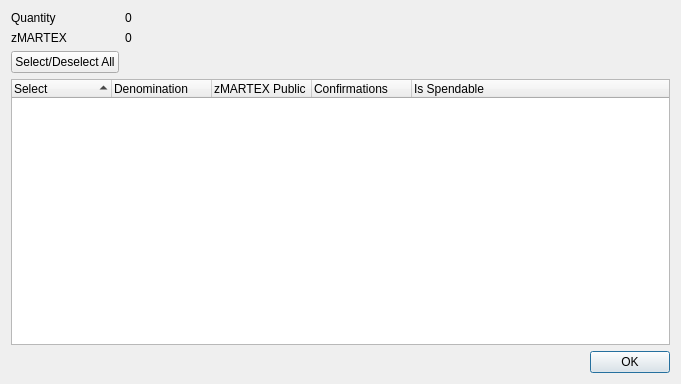
<?xml version="1.0" encoding="UTF-8"?>
<ui version="4.0">
 <class>ZMarteXControlDialog</class>
 <widget class="QDialog" name="ZMarteXControlDialog">
  <property name="geometry">
   <rect>
    <x>0</x>
    <y>0</y>
    <width>681</width>
    <height>384</height>
   </rect>
  </property>
  <property name="minimumSize">
   <size>
    <width>681</width>
    <height>384</height>
   </size>
  </property>
  <property name="windowTitle">
   <string>Select zMARTEX to Spend</string>
  </property>
  <layout class="QGridLayout" name="gridLayout">
   <item row="0" column="0">
    <layout class="QFormLayout" name="formLayout">
     <property name="sizeConstraint">
      <enum>QLayout::SetDefaultConstraint</enum>
     </property>
     <item row="0" column="0">
      <widget class="QLabel" name="labelQuantity">
       <property name="text">
        <string>Quantity</string>
       </property>
      </widget>
     </item>
     <item row="0" column="1">
      <widget class="QLabel" name="labelQuantity_int">
       <property name="text">
        <string>0</string>
       </property>
      </widget>
     </item>
     <item row="1" column="0">
      <widget class="QLabel" name="labelZMarteX">
       <property name="text">
        <string>zMARTEX</string>
       </property>
      </widget>
     </item>
     <item row="1" column="1">
      <widget class="QLabel" name="labelZMarteX_int">
       <property name="text">
        <string>0</string>
       </property>
      </widget>
     </item>
     <item row="2" column="0">
      <widget class="QPushButton" name="pushButtonAll">
       <property name="text">
        <string>Select/Deselect All</string>
       </property>
      </widget>
     </item>
    </layout>
   </item>
   <item row="1" column="0">
    <layout class="QVBoxLayout" name="verticalLayout">
     <item>
      <widget class="QTreeWidget" name="treeWidget">
       <property name="minimumSize">
        <size>
         <width>0</width>
         <height>250</height>
        </size>
       </property>
       <property name="alternatingRowColors">
        <bool>true</bool>
       </property>
       <property name="sortingEnabled">
        <bool>true</bool>
       </property>
       <property name="columnCount">
        <number>5</number>
       </property>
       <attribute name="headerDefaultSectionSize">
        <number>100</number>
       </attribute>
       <column>
        <property name="text">
         <string notr="true">Select</string>
        </property>
       </column>
       <column>
        <property name="text">
         <string notr="true">Denomination</string>
        </property>
       </column>
       <column>
        <property name="text">
         <string notr="true">zMARTEX Public ID</string>
        </property>
       </column>
       <column>
        <property name="text">
         <string notr="true">Confirmations</string>
        </property>
       </column>
       <column>
        <property name="text">
         <string>Is Spendable</string>
        </property>
       </column>
      </widget>
     </item>
     <item>
      <widget class="QDialogButtonBox" name="buttonBox">
       <property name="orientation">
        <enum>Qt::Horizontal</enum>
       </property>
       <property name="standardButtons">
        <set>QDialogButtonBox::Ok</set>
       </property>
      </widget>
     </item>
    </layout>
   </item>
  </layout>
 </widget>
 <resources/>
 <connections>
  <connection>
   <sender>buttonBox</sender>
   <signal>accepted()</signal>
   <receiver>ZMarteXControlDialog</receiver>
   <slot>accept()</slot>
   <hints>
    <hint type="sourcelabel">
     <x>248</x>
     <y>254</y>
    </hint>
    <hint type="destinationlabel">
     <x>157</x>
     <y>274</y>
    </hint>
   </hints>
  </connection>
  <connection>
   <sender>buttonBox</sender>
   <signal>rejected()</signal>
   <receiver>ZMarteXControlDialog</receiver>
   <slot>reject()</slot>
   <hints>
    <hint type="sourcelabel">
     <x>316</x>
     <y>260</y>
    </hint>
    <hint type="destinationlabel">
     <x>286</x>
     <y>274</y>
    </hint>
   </hints>
  </connection>
 </connections>
</ui>
